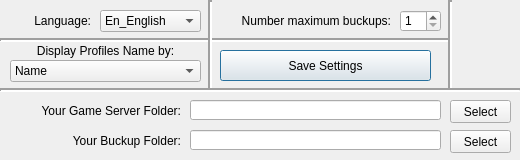
<?xml version="1.0" encoding="UTF-8"?>
<ui version="4.0">
 <class>Dialog</class>
 <widget class="QDialog" name="Dialog">
  <property name="geometry">
   <rect>
    <x>0</x>
    <y>0</y>
    <width>520</width>
    <height>160</height>
   </rect>
  </property>
  <property name="windowTitle">
   <string>PZ-CMF_Settings</string>
  </property>
  <widget class="QLabel" name="label">
   <property name="geometry">
    <rect>
     <x>10</x>
     <y>10</y>
     <width>81</width>
     <height>21</height>
    </rect>
   </property>
   <property name="text">
    <string>Language:</string>
   </property>
   <property name="alignment">
    <set>Qt::AlignRight|Qt::AlignTrailing|Qt::AlignVCenter</set>
   </property>
  </widget>
  <widget class="QComboBox" name="comboBox">
   <property name="geometry">
    <rect>
     <x>100</x>
     <y>10</y>
     <width>101</width>
     <height>22</height>
    </rect>
   </property>
   <item>
    <property name="text">
     <string>En_English</string>
    </property>
   </item>
   <item>
    <property name="text">
     <string>Ru_Русский</string>
    </property>
   </item>
  </widget>
  <widget class="Line" name="line">
   <property name="geometry">
    <rect>
     <x>0</x>
     <y>30</y>
     <width>451</width>
     <height>21</height>
    </rect>
   </property>
   <property name="lineWidth">
    <number>2</number>
   </property>
   <property name="orientation">
    <enum>Qt::Horizontal</enum>
   </property>
  </widget>
  <widget class="Line" name="line_2">
   <property name="geometry">
    <rect>
     <x>200</x>
     <y>0</y>
     <width>21</width>
     <height>91</height>
    </rect>
   </property>
   <property name="lineWidth">
    <number>2</number>
   </property>
   <property name="orientation">
    <enum>Qt::Vertical</enum>
   </property>
  </widget>
  <widget class="QLabel" name="label_5">
   <property name="geometry">
    <rect>
     <x>10</x>
     <y>40</y>
     <width>191</width>
     <height>21</height>
    </rect>
   </property>
   <property name="text">
    <string>Display Profiles Name by:</string>
   </property>
   <property name="alignment">
    <set>Qt::AlignCenter</set>
   </property>
  </widget>
  <widget class="QComboBox" name="comboBox_2">
   <property name="geometry">
    <rect>
     <x>10</x>
     <y>60</y>
     <width>191</width>
     <height>22</height>
    </rect>
   </property>
   <item>
    <property name="text">
     <string>Name</string>
    </property>
   </item>
   <item>
    <property name="text">
     <string>Folder</string>
    </property>
   </item>
  </widget>
  <widget class="QPushButton" name="pushButton_5">
   <property name="geometry">
    <rect>
     <x>220</x>
     <y>50</y>
     <width>211</width>
     <height>31</height>
    </rect>
   </property>
   <property name="text">
    <string>Save Settings</string>
   </property>
  </widget>
  <widget class="QLabel" name="label_6">
   <property name="geometry">
    <rect>
     <x>220</x>
     <y>10</y>
     <width>171</width>
     <height>21</height>
    </rect>
   </property>
   <property name="text">
    <string>Number maximum buckups:</string>
   </property>
   <property name="alignment">
    <set>Qt::AlignRight|Qt::AlignTrailing|Qt::AlignVCenter</set>
   </property>
  </widget>
  <widget class="QSpinBox" name="spinBox">
   <property name="geometry">
    <rect>
     <x>400</x>
     <y>10</y>
     <width>41</width>
     <height>22</height>
    </rect>
   </property>
   <property name="readOnly">
    <bool>false</bool>
   </property>
   <property name="buttonSymbols">
    <enum>QAbstractSpinBox::UpDownArrows</enum>
   </property>
   <property name="keyboardTracking">
    <bool>false</bool>
   </property>
   <property name="showGroupSeparator" stdset="0">
    <bool>false</bool>
   </property>
   <property name="minimum">
    <number>1</number>
   </property>
   <property name="maximum">
    <number>10</number>
   </property>
   <property name="stepType">
    <enum>QAbstractSpinBox::DefaultStepType</enum>
   </property>
  </widget>
  <widget class="QLabel" name="label_7">
   <property name="geometry">
    <rect>
     <x>10</x>
     <y>100</y>
     <width>171</width>
     <height>21</height>
    </rect>
   </property>
   <property name="text">
    <string>Your Game Server Folder:</string>
   </property>
   <property name="alignment">
    <set>Qt::AlignRight|Qt::AlignTrailing|Qt::AlignVCenter</set>
   </property>
  </widget>
  <widget class="QLabel" name="label_8">
   <property name="geometry">
    <rect>
     <x>10</x>
     <y>130</y>
     <width>171</width>
     <height>21</height>
    </rect>
   </property>
   <property name="text">
    <string>Your Buckup Folder:</string>
   </property>
   <property name="alignment">
    <set>Qt::AlignRight|Qt::AlignTrailing|Qt::AlignVCenter</set>
   </property>
  </widget>
  <widget class="QLineEdit" name="lineEdit">
   <property name="geometry">
    <rect>
     <x>190</x>
     <y>100</y>
     <width>251</width>
     <height>20</height>
    </rect>
   </property>
  </widget>
  <widget class="QLineEdit" name="lineEdit_2">
   <property name="geometry">
    <rect>
     <x>190</x>
     <y>130</y>
     <width>251</width>
     <height>20</height>
    </rect>
   </property>
  </widget>
  <widget class="QPushButton" name="pushButton_6">
   <property name="geometry">
    <rect>
     <x>450</x>
     <y>100</y>
     <width>61</width>
     <height>23</height>
    </rect>
   </property>
   <property name="text">
    <string>Select</string>
   </property>
  </widget>
  <widget class="QPushButton" name="pushButton_7">
   <property name="geometry">
    <rect>
     <x>450</x>
     <y>130</y>
     <width>61</width>
     <height>23</height>
    </rect>
   </property>
   <property name="text">
    <string>Select</string>
   </property>
  </widget>
  <widget class="Line" name="line_8">
   <property name="geometry">
    <rect>
     <x>0</x>
     <y>80</y>
     <width>521</width>
     <height>21</height>
    </rect>
   </property>
   <property name="lineWidth">
    <number>2</number>
   </property>
   <property name="orientation">
    <enum>Qt::Horizontal</enum>
   </property>
  </widget>
  <widget class="Line" name="line_6">
   <property name="geometry">
    <rect>
     <x>440</x>
     <y>0</y>
     <width>21</width>
     <height>91</height>
    </rect>
   </property>
   <property name="lineWidth">
    <number>2</number>
   </property>
   <property name="orientation">
    <enum>Qt::Vertical</enum>
   </property>
  </widget>
  <zorder>line</zorder>
  <zorder>label</zorder>
  <zorder>comboBox</zorder>
  <zorder>line_2</zorder>
  <zorder>label_5</zorder>
  <zorder>comboBox_2</zorder>
  <zorder>pushButton_5</zorder>
  <zorder>label_6</zorder>
  <zorder>spinBox</zorder>
  <zorder>label_7</zorder>
  <zorder>label_8</zorder>
  <zorder>lineEdit</zorder>
  <zorder>lineEdit_2</zorder>
  <zorder>pushButton_6</zorder>
  <zorder>pushButton_7</zorder>
  <zorder>line_6</zorder>
  <zorder>line_8</zorder>
 </widget>
 <resources/>
 <connections/>
</ui>
